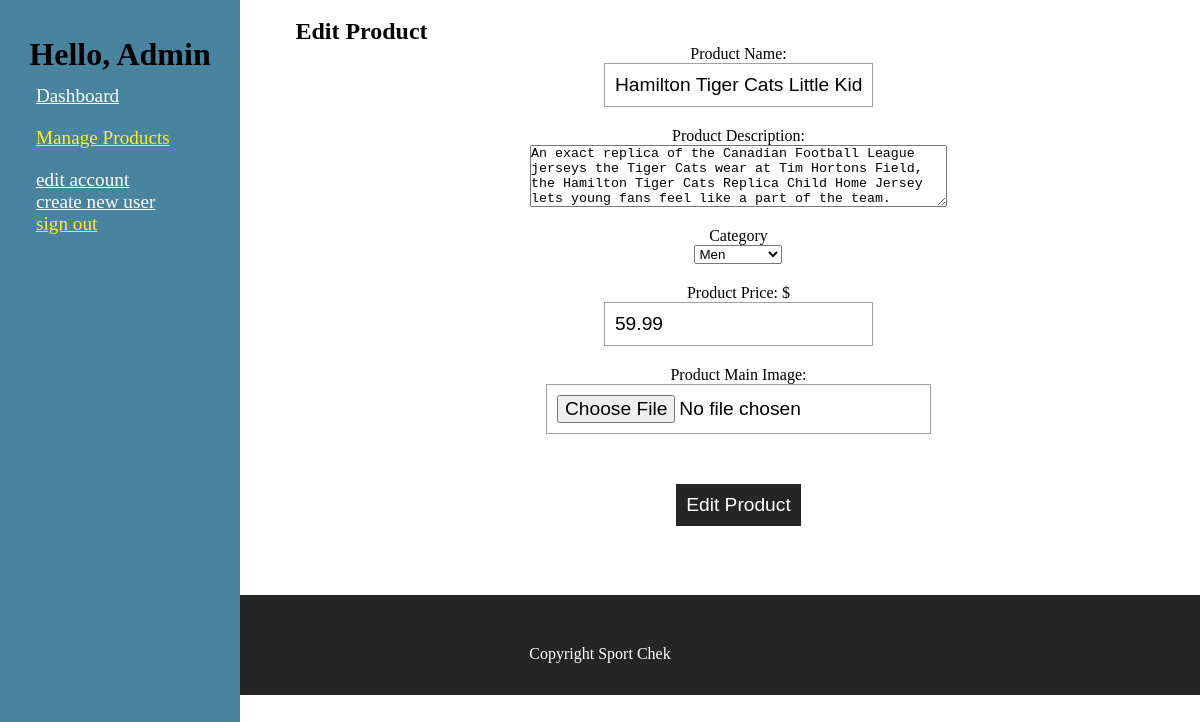
/admin/product_edit.php?editProduct=36 (signed in), run on the app's committed database.
### tables this page shows
CREATE TABLE `tbl_product` (
  `product_id` int(11) NOT NULL,
  `product_name` varchar(30) NOT NULL,
  `product_desc` text NOT NULL,
  `product_price` decimal(10,2) NOT NULL,
  `product_image` varchar(30) NOT NULL DEFAULT 'placeholder.png'
);

CREATE TABLE `tbl_category_product` (
  `category_product_id` int(11) NOT NULL,
  `category_id` int(11) NOT NULL,
  `product_id` int(11) NOT NULL
);

CREATE TABLE `tbl_category` (
  `category_id` int(11) NOT NULL,
  `category_name` varchar(30) NOT NULL
);

### admin/product_edit.php (the view, shortened to what this page needs)
<?php
    include('scripts/connect.php');
    $query = 'SELECT * FROM tbl_category';
    $getCategory = $pdo->prepare($query);
    $getCategory->execute();
    $query = 'SELECT * FROM tbl_product, tbl_category_product WHERE tbl_product.product_id = :id';
    $getProduct = $pdo->prepare($query);
    $getProduct->execute(
        array(
            ':id'=> $_SESSION['productID']
        )
    );
?>
<?php include('../templates/head.php');?>
<link rel="stylesheet" href="../style/main.css">
<section class="dashboard">
    <?php include('../templates/sidebar.php');?>
    <div class="db-content product-form">
	<h2>Edit Product</h2>
	<form action="product_edit.php" method="post" enctype="multipart/form-data">
        <?php if($product = $getProduct->fetch(PDO::FETCH_ASSOC)): ?>
        <label for="name"> Product Name: </label>
        <input type="text" id="name" name="name" value="<?php echo $product['product_name'];?>" required>
        <label for="desc"> Product Description: </label>
        <textarea type="text" id="desc" name="desc" required rows="4" cols="50"><?php echo $product['product_desc'];?></textarea>
        <label for="category">Category</label>
        <select name="category" id="category" required>
        <?php while($category = $getCategory->fetch(PDO::FETCH_ASSOC)): ?>
            <option value="<?php echo $category['category_id'] ?>"<?php if($category['category_id'] == $product['category_id']){ echo 'selected'; }?>><?php echo $category['category_name'] ?></option>
        <?php endwhile; ?>
        </select>
        <label for="price">Product Price: $ </label>
        <input type="number" id="price" name="price" min="1" step="any" required value="<?php echo $product['product_price'];?>">
        <label for="img" >Product Main Image: </label>
        <input type="file" id="img" name="img">
		<button type="submit" name="submit">Edit Product</button>
        <?php endif; ?>
	</form>
    </div>
</section>
<?php include('../templates/foot.php');?>

### style/main.css (style rules this page uses)
* { box-sizing: border-box; margin: 0; padding: 0; }
.page, .dashboard { display: grid; grid-template-columns: repeat(13, 1fr); }
input, button { margin: 0 auto 20px; display: block; border: 1px solid rgb(160, 160, 160); padding: 10px; font-size: 1.2em; }
textarea, select { margin: 0 auto 20px; display: block; }
button { display: block; margin: 50px auto; background-color: #262526; color:white; border: none; transition: all .2s linear; }
.db-content { margin: 2%; }
.dashboard .db-content { grid-column: 4/-1; }
.product-form label { display: block; text-align: center; }

### data on the page
tbl_product: name "Hamilton Tiger Cats Little Kid", desc "An exact replica of the Canadian Football League jerseys the Tiger Cats wear at Tim Hortons Field, the Hamilton Tiger Cats Replica Child Home Jersey lets young fans feel like a part of the team.", price "59.99"
tbl_category_product: category "Men"

### other printed values
$_SESSION['user_name'] "Admin"
